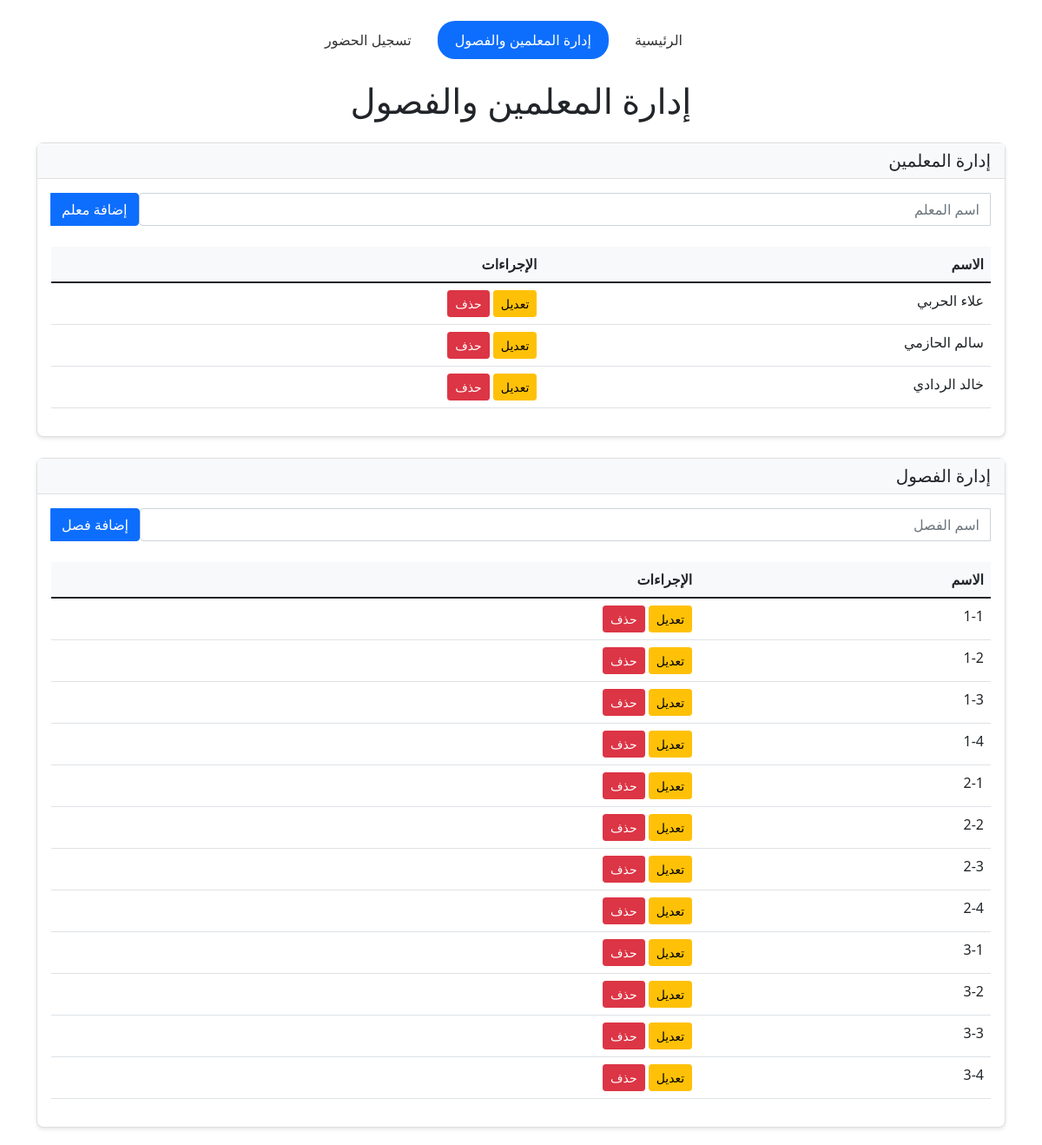
/manage, run on the app's committed database.
### tables this page shows
CREATE TABLE teachers (
            id INTEGER PRIMARY KEY,
            name TEXT NOT NULL
        );

CREATE TABLE classrooms (
            id INTEGER PRIMARY KEY,
            name TEXT NOT NULL
        );

### app.py (the view)
@app.route('/manage')
def manage():
    conn = get_db_connection()
    teachers = conn.execute('SELECT * FROM teachers').fetchall()
    classrooms = conn.execute('SELECT * FROM classrooms').fetchall()
    conn.close()
    return render_template('manage.html', teachers=teachers, classrooms=classrooms)

### app.py (called while the page is built)
def get_db_connection():
    conn = sqlite3.connect('school_attendance.db')
    conn.row_factory = sqlite3.Row
    return conn

### templates/manage.html (shortened to what this page needs)
<!DOCTYPE html>
<html dir="rtl" lang="ar">
<head>
    <link href="https://cdn.jsdelivr.net/npm/bootstrap@5.1.3/dist/css/bootstrap.min.css" rel="stylesheet">
</head>
<body>
    <div class="container mt-4">
        <ul class="nav nav-pills justify-content-center mb-4">
            <li class="nav-item">
                <a class="nav-link" href="{{ url_for('index') }}">الرئيسية</a>
            </li>
            <li class="nav-item">
                <a class="nav-link active" href="{{ url_for('manage') }}">إدارة المعلمين والفصول</a>
            </li>
            <li class="nav-item">
                <a class="nav-link" href="{{ url_for('attendance') }}">تسجيل الحضور</a>
            </li>
        </ul>
        <h1 class="text-center mb-4">إدارة المعلمين والفصول</h1>
        <div class="card mb-4">
            <div class="card-header">
                <h5 class="card-title mb-0">إدارة المعلمين</h5>
            </div>
            <div class="card-body">
                <form action="{{ url_for('add_teacher') }}" method="post" class="mb-4">
                    <div class="input-group">
                        <input type="text" class="form-control" name="name" placeholder="اسم المعلم" required>
                        <button type="submit" class="btn btn-primary">إضافة معلم</button>
                    </div>
                </form>
                <div class="table-responsive">
                    <table class="table table-hover">
                        <thead>
                            <tr>
                                <th>الاسم</th>
                                <th>الإجراءات</th>
                            </tr>
                        </thead>
                        <tbody>
                            {% for teacher in teachers %}
                            <tr>
                                <td>
                                    <span class="teacher-name">{{ teacher['name'] }}</span>
                                </td>
                                <td>
                                    <button class="btn btn-warning btn-sm edit-btn">تعديل</button>
                                    <form action="{{ url_for('delete_teacher', id=teacher['id']) }}" method="post" class="d-inline">
                                        <button type="submit" class="btn btn-danger btn-sm" onclick="return confirm('هل أنت متأكد من حذف هذا المعلم؟')">حذف</button>
                                    </form>
                                </td>
                            </tr>
                            {% endfor %}
                        </tbody>
                    </table>
                </div>
            </div>
        </div>
        <div class="card">
            <div class="card-header">
                <h5 class="card-title mb-0">إدارة الفصول</h5>
            </div>
            <div class="card-body">
                <form action="{{ url_for('add_classroom') }}" method="post" class="mb-4">
                    <div class="input-group">
                        <input type="text" class="form-control" name="name" placeholder="اسم الفصل" required>
                        <button type="submit" class="btn btn-primary">إضافة فصل</button>
                    </div>
                </form>
                <div class="table-responsive">
                    <table class="table table-hover">
                        <thead>
                            <tr>
                                <th>الاسم</th>
                                <th>الإجراءات</th>
                            </tr>
                        </thead>
                        <tbody>
                            {% for classroom in classrooms %}
                            <tr>
                                <td>
                                    <span class="classroom-name">{{ classroom['name'] }}</span>
                                </td>
                                <td>
                                    <button class="btn btn-warning btn-sm edit-btn">تعديل</button>
                                    <form action="{{ url_for('delete_classroom', id=classroom['id']) }}" method="post" class="d-inline">
                                        <button type="submit" class="btn btn-danger btn-sm" onclick="return confirm('هل أنت متأكد من حذف هذا الفصل؟')">حذف</button>
                                    </form>
                                </td>
                            </tr>
                            {% endfor %}
                        </tbody>
                    </table>
                </div>
            </div>
        </div>
    </div>
</body>
</html>

### templates/manage.html (style rules this page uses)
.nav-pills .nav-link { color: #333; margin: 0 5px; border-radius: 20px; padding: 10px 20px; }
.nav-pills .nav-link.active { background-color: #0d6efd; color: white; }
.table th { background-color: #f8f9fa; }
.card { box-shadow: 0 2px 4px rgba(0,0,0,0.1); border-radius: 8px; margin-bottom: 20px; }
.card-header { background-color: #f8f9fa; border-bottom: 1px solid rgba(0,0,0,0.1); }

### data on the page
teachers: name "علاء الحربي"
teachers: name "سالم الحازمي"
teachers: name "خالد الردادي"
classrooms: name "1-1"
classrooms: name "1-2"
classrooms: name "1-3"
classrooms: name "1-4"
classrooms: name "2-1"
classrooms: name "2-2"
classrooms: name "2-3"
classrooms: name "2-4"
classrooms: name "3-1"
classrooms: name "3-2"
classrooms: name "3-3"
classrooms: name "3-4"
